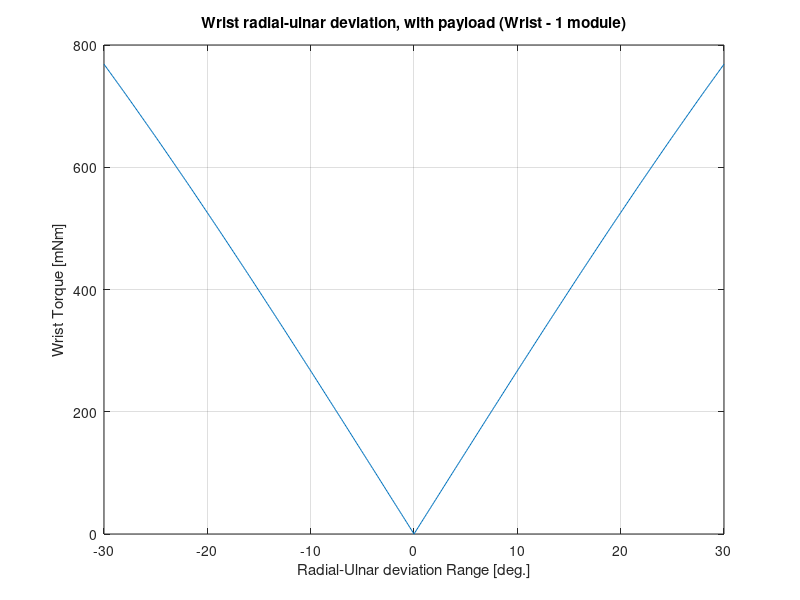
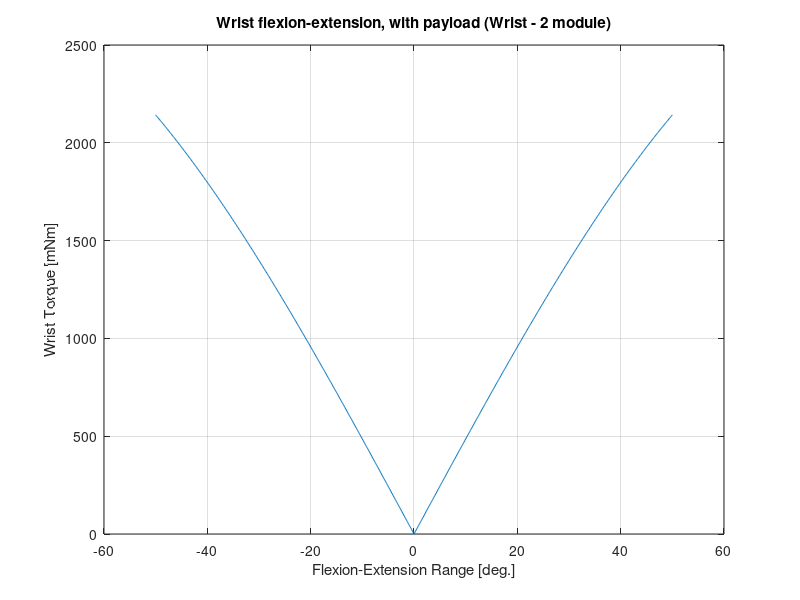

These charts were generated, in order, by the following MATLAB code:
%% Volume of each part:
% Index Finger (cm^3):
I_DIP = 3.618;
I_PIP = 3.162;
I_MCP = 3.641;
I_Below_MCP = 3.282;

% Middle Finger (cm^3):
M_DIP = 4.914;
M_PIP = 3.621;
M_MCP = 3.031;

% Ring Finger (cm^3):
R_DIP = 4.35;
R_PIP = 3.26;
R_MCP = 2.783;
R_Below_MCP = 3.282;

% Pinky Finger (cm^3):
P_DIP = 4.224;
P_PIP = 2.856;
P_MCP = 2.735;
P_Below_MCP = 3.275;

% Thumb (cm^3):
Th_IP = 3.126;
Th_MCP = 3.794;
Th_CMC = 4.225;

% Finger actuation unit:
Finger_actuation = 12.15; % Motor_leadscrew_Encoder_wires_hexnut (grams)
Motor_holder_knuckle = 0.904; % (cm^3)
Motor_holder_finger = 0.740; % (cm^3)
Lead_for_nut = 0.09; % (cm^3)

%Palm parts (cm^3):
Knuckle_holder = 95.979;
Shaft = 4.191;
Pinion = 0.491;
Thumb_worm = 2.036;


Knuckle_bearing = 2.3; %grams
Feetech_FT90R_Digital_Servo = 9; % grams (Abduction Adduction Servo Motor)
Thumb_motor = 40; % grams

% Wrist (cm^3):
Worm_Gear_Wrist_1 = 4.21;
Below_Palm = 49.683;
Wrist_motor_1_spur_gear = 0.339;
Wrist_1_motor = 27.24; %grams
AUBO_Base = 45.695;
Worm_Gear_Wrist_2 = 4.316;

% Pins (cm^3):
Finger_Pin = 0.04;
Below_MCP_Pin = 0.119;
Thumb_Pin = 0.107;
Wrist_1_Pin = 1.174;
Wrist_2_Pin = 0.433;

%% Densities of materials being used (g/cm^3):
Tough_1500_Density = 1.175; %g/cm^3
Rigid_10K_Density = 1.63; % g/cm^3

%% Mass per finger (grams):

m_I = Tough_1500_Density*(I_DIP + I_PIP + I_MCP + (2*Motor_holder_finger) + Motor_holder_knuckle + (3*Lead_for_nut) + (3*Finger_Pin) + Below_MCP_Pin) + Rigid_10K_Density*I_Below_MCP + (3*Finger_actuation);
m_M = Tough_1500_Density*(M_DIP + M_PIP + M_MCP + (2*Motor_holder_finger) + Motor_holder_knuckle + (3*Lead_for_nut) + (3*Finger_Pin)) + (3*Finger_actuation);
m_R = Tough_1500_Density*(R_DIP + R_PIP + R_MCP + (2*Motor_holder_finger) + Motor_holder_knuckle + (3*Lead_for_nut) + (3*Finger_Pin) + Below_MCP_Pin) + Rigid_10K_Density*R_Below_MCP + (3*Finger_actuation);
m_P = Tough_1500_Density*(P_DIP + P_PIP + P_MCP + (2*Motor_holder_finger) + Motor_holder_knuckle + (3*Lead_for_nut) + (3*Finger_Pin) + Below_MCP_Pin) + Rigid_10K_Density*P_Below_MCP + (3*Finger_actuation);
m_Th = Tough_1500_Density*(Th_IP + Th_MCP + Motor_holder_finger + Motor_holder_knuckle + (2*Lead_for_nut) + Thumb_Pin) + Rigid_10K_Density*(Th_CMC) + (2*Finger_actuation);

% Mass of the Palm (grams):

m_Palm = Tough_1500_Density*Knuckle_holder + Rigid_10K_Density*(Shaft + Pinion + Thumb_worm) + (2*Knuckle_bearing) + Feetech_FT90R_Digital_Servo + Thumb_motor;

% Payload masss (grams):
Payload = 2000;

% Mass of the entire hand:
M_Hand = (m_I + m_M + m_R + m_P + m_Th + m_Palm + Payload)/1000; %kg
g = 9.81; % m/s^2

% Mass of the wrist-1 (Abduction - Adduction Region):

m_wrist_1 = (Tough_1500_Density*(Below_Palm + Wrist_1_Pin) + Rigid_10K_Density*(Wrist_motor_1_spur_gear + Worm_Gear_Wrist_1) + 2*Knuckle_bearing + Wrist_1_motor)/1000; %kg

phi = [-30:0.1:30]; % Desired_abduction-adduction range (degrees)
phi_2 = [-50:0.1:50]; % Desired_flexion-extension range (degrees)

R = 64.12/1000; % Entire Hand radius till CoM (m)
R2 = (64.12+48)/1000; % Entire Hand radius till CoM + radius of the below palm i.e., hinge to hinge distance (m)

T_wrist_abduction = -R.*sind(phi)*M_Hand*g;
figure(1)
plot(phi,1000.*abs(T_wrist_abduction));
title("Wrist radial-ulnar deviation, with payload (Wrist - 1 module)")
xlabel("Radial-Ulnar deviation Range [deg.]");
ylabel("Wrist Torque [mNm]")
grid on;

T_wrist_flexion = -R2.*sind(phi_2).*(M_Hand + m_wrist_1)*g;
figure(2)
plot(phi_2,1000.*abs(T_wrist_flexion));
title("Wrist flexion-extension, with payload (Wrist - 2 module)")
xlabel("Flexion-Extension Range [deg.]");
ylabel("Wrist Torque [mNm]")
grid on;
%% Motor Torque Estimation For Wrist Abduction-Adduction (Wrist - 1):

N_worm_wheel_1 = 40;
N_worm_1 = 1;
N_worm_spur_1 = 24;
N_wrist_1_motor_spur = 12;
N_GR_W1 = (N_worm_spur_1/N_wrist_1_motor_spur)*(N_worm_wheel_1/N_worm_1);

f = 0.25; % Coefficient of friction of Tough 1500 resin
lambda = 6.3621; % deg, Lead angle
phi = 14.5; % deg, Pressure angle
n_W1 = (cosd(phi) - f*tand(lambda))/((cosd(phi) + f*cotd(lambda))); % Worm efficiency

T_m_W1 = max(T_wrist_abduction)/(n_W1*N_GR_W1)

%% Motor Torque Estimation for Wrist Flexion - Extension (Wrist-2):

N_worm_wheel_2 = 60;
N_worm_2 = 1;
N_worm_spur_2 = 24;
N_wrist_2_motor_spur = 12;
N_GR_W2 = (N_worm_spur_2/N_wrist_2_motor_spur)*(N_worm_wheel_2/N_worm_2);
n_W2 = n_W1;
T_m_W2 = max(T_wrist_flexion)/(n_W2*N_GR_W2)

m_wrist_2 = (Tough_1500_Density*(AUBO_Base + (2*Wrist_2_Pin)) + Rigid_10K_Density*(Wrist_motor_1_spur_gear + Worm_Gear_Wrist_2) + 2*Knuckle_bearing + Wrist_1_motor)/1000; %kg


